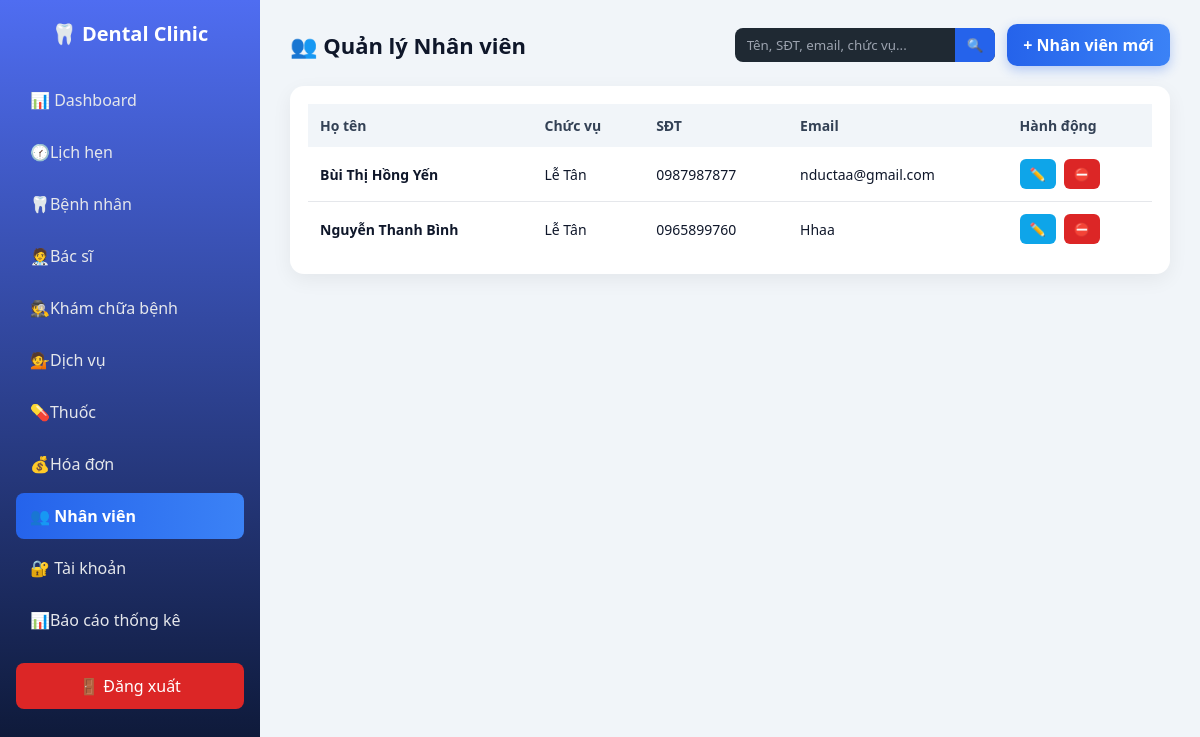
Screenshot of /dental_management/dashboard/dashboard.php?page=staffs (signed in) with the database file from the repository.
### tables this page shows
CREATE TABLE `staffs` (
  `staff_id` int(11) NOT NULL,
  `full_name` varchar(100) DEFAULT NULL,
  `position` varchar(50) DEFAULT NULL,
  `phone` varchar(20) DEFAULT NULL,
  `email` varchar(100) DEFAULT NULL,
  `status` enum('active','inactive') DEFAULT 'active'
);

### dental_management/dashboard/pages/staffs.php (the view, shortened to what this page needs)
<?php
require_once __DIR__ . "/../../api/db.php";
$keyword = $_GET['keyword'] ?? '';
$params  = [];
$sql = "SELECT * FROM staffs WHERE status='active'";
$sql .= " ORDER BY staff_id DESC";
$stmt = $pdo->prepare($sql);
$stmt->execute($params);
$staffs = $stmt->fetchAll(PDO::FETCH_ASSOC);
?>
<div class="page-header">
    <h2>👥 Quản lý Nhân viên</h2>
    <div class="header-actions">
        <form class="search-form">
            <input name="keyword"
                   placeholder="Tên, SĐT, email, chức vụ..."
                   value="<?= htmlspecialchars($keyword) ?>">
            <button>🔍</button>
        </form>
        <a href="dashboard.php?page=staff_add" class="btn-add">
            + Nhân viên mới
        </a>
    </div>
</div>
<div class="table-box">
    <table>
        <thead>
        <tr>
            <th>Họ tên</th>
            <th>Chức vụ</th>
            <th>SĐT</th>
            <th>Email</th>
            <th>Hành động</th>
        </tr>
        </thead>
        <tbody>
        <?php foreach ($staffs as $s): ?>
            <tr>
                <td><b><?= htmlspecialchars($s['full_name']) ?></b></td>
                <td><?= htmlspecialchars($s['position']) ?></td>
                <td><?= $s['phone'] ?></td>
                <td><?= $s['email'] ?></td>
                <td>
                    <div class="actions">
                        <a class="btn edit"
                           href="dashboard.php?page=staff_edit&id=<?= $s['staff_id'] ?>">
                            ✏️
                        </a>
                        <a class="btn delete"
                           onclick="return confirm('Ngưng nhân viên này?')"
                           href="dashboard.php?page=staff_delete&id=<?= $s['staff_id'] ?>">
                            ⛔
                        </a>
                    </div>
                </td>
            </tr>
        <?php endforeach; ?>
        </tbody>
    </table>
</div>

### dental_management/dashboard/dashboard.css (style rules this page uses)
* { margin: 0; padding: 0; box-sizing: border-box; font-family: "Segoe UI", Tahoma, sans-serif; }
body { background: #f1f5f9; color: #0f172a; }
body { display: flex; min-height: 100vh; }
.table-box { background: #fff; border-radius: 14px; padding: 18px; box-shadow: 0 6px 20px rgba(0,0,0,0.06); }
table { width: 100%; border-collapse: collapse; }
table thead { background: #f1f5f9; }
table th, table td { padding: 12px; text-align: left; font-size: 14px; }
table th { color: #334155; font-weight: 600; }
table tr { border-bottom: 1px solid #e5e7eb; }
table tr:last-child { border-bottom: none; }
.page-header { display: flex; justify-content: space-between; align-items: center; margin-bottom: 20px; }
.page-header h2 { font-size: 22px; color: #0f172a; }
.btn-add { background: linear-gradient(90deg, #2563eb, #3b82f6); color: #fff; padding: 10px 16px; border-radius: 10px; text-decoration: none; font-weight: 600; box-shadow: 0 4px 12px rgba(37,99,235,0.3); }
.actions { display: flex; gap: 8px; }
.actions .btn { padding: 6px 10px; border-radius: 6px; font-size: 13px; text-decoration: none; color: #fff; }
.actions .edit { background: #0ea5e9; }
.actions .delete { background: #dc2626; }
.header-actions { display: flex; gap: 12px; align-items: center; }
.search-form { display: flex; background: #1f2933; border-radius: 8px; overflow: hidden; }
.search-form input { border: none; padding: 8px 12px; background: transparent; color: #fff; width: 220px; outline: none; }
.search-form input::placeholder { color: #9ca3af; }
.search-form button { border: none; background: #2563eb; color: #fff; padding: 0 12px; cursor: pointer; }

### rows the page displays
staffs: full_name "Bùi Thị Hồng Yến", position "Lễ Tân", phone "0987987877", email "nductaa@gmail.com"
staffs: full_name "Nguyễn Thanh Bình", position "Lễ Tân", phone "0965899760", email "Hhaa"
